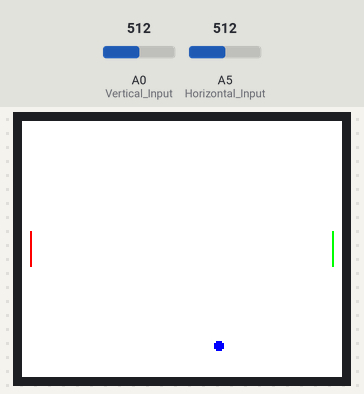
Bench run of a sketch on a simulated Arduino Uno, built with avr-gcc and run on an emulated ATmega328P. Shown: 160×128 colour display. The inputs (shaded band) are chosen by the test bench; at power-on: A0 (Vertical_Input) = 512, A5 (Horizontal_Input) = 512.

Above: at 1.2 s.
1.3 s: A0 (Vertical_Input) set to 528
At 2.9 s:
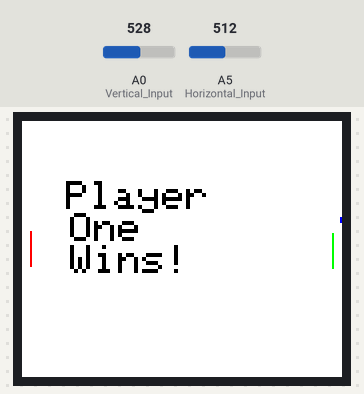
At 12.2 s:
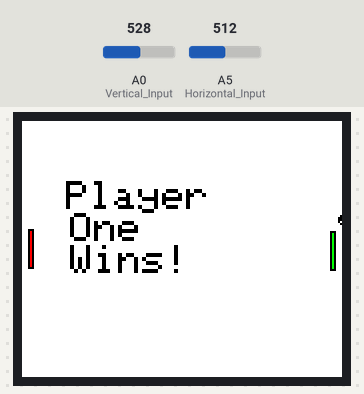
Timing chart, 0 to 13.3 s (numbered marks = the images above; inputs shaded):
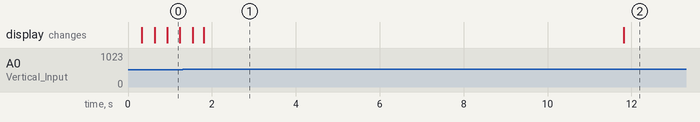

The sketch:

_5Pong.ino
```cpp
// These two files contain everything the arduino needs to talk to the screen.
#include <SPI.h>
#include <TFT.h>

// These are the pins each of the knobs connect to
#define Horizontal_Input A5
#define Vertical_Input A0

// create an instance of the screen
TFT screen = TFT(7, 0, 1);

// How big the paddels will be:
int bat_size = 20;
// here is where we will store the position of the players
int p1_pos = 0;
int p2_pos = 0;
// Store their previous positions too. You'll see why in a second...
int old_p1_pos = 0;
int old_p2_pos = 0;
// Store the position of the ball
int ball_x = screen.height()/4;
int ball_y = screen.width()/2;
int old_ball_x = screen.height()/2;
int old_ball_y = screen.width()/2;

int ball_speed_x = 1;
int ball_speed_y = 1;


void setup() {
  screen.begin();
  screen.background(255,255,255);
  screen.setTextSize(2);
}

void loop() {
  // First, lets update and draw where the player paddles are
  // Can you remember what these lines did from the last example?
  p1_pos = analogRead(Horizontal_Input);
  p2_pos = analogRead(Vertical_Input);
  // Why do we subtract 20 from the screen height?
  p1_pos = map(p1_pos, 0, 1023, 0, screen.height()-20);
  p2_pos = map(p2_pos, 0, 1023, 0, screen.height()-20);

  // Now lets draw the paddles.
  if(p1_pos != old_p1_pos || p2_pos != old_p2_pos)
  {
    screen.fill(255,255,255);
    screen.rect(3, old_p1_pos, 3, bat_size); // Player 1
    screen.rect(154, old_p2_pos, 3, bat_size); // Player 1
  }

  // Draw the player paddles
  screen.fill(255,0,0); // Player 1 paddle colour.
  screen.rect(3, p1_pos, 3, bat_size); // Player 1
  screen.fill(0,255,0); // Player 2 paddle colour.
  screen.rect(154, p2_pos, 3, bat_size); // Player 2

  // Draw the ball!
  screen.fill(255,255,255);
  screen.circle(old_ball_x,old_ball_y,3); // erase the old ball
  screen.fill(0,0,255);
  screen.circle(ball_x,ball_y,3); // draw the new one!

  // Now we need to deal with moving the ball and making sure that is
  // bounces off the edges properly!
  if(ball_y > screen.height() || ball_y < 0)
  {
    ball_speed_y = -ball_speed_y;
  }

  // check if the ball has gone off the end of the screen
  if(ball_x > screen.width())
  {
    screen.stroke(0,0,0);
    screen.text(" Player\n  One\n  Wins!",10,30);
    delay(10000);
  }
  else if (ball_x < 0)
  {
    screen.stroke(0,0,0);
    screen.text(" Player\n  Two\n  Wins!",10,30);
    delay(10000);
  }
  else
  {
    // Has it hit player one's bat?
    if(ball_x < 4 && ball_y < p1_pos + bat_size && ball_y > p1_pos)
    {
        ball_speed_x = -ball_speed_x;
    }
    // Has it hit player two's bat?
    else if(ball_x > screen.width()-6 && ball_y < p2_pos + bat_size && ball_y > p2_pos)
    {
        ball_speed_x = -ball_speed_x;
    }
  }

  // Update the old positions
  old_p1_pos = p1_pos;
  old_p2_pos = p2_pos;
  old_ball_x = ball_x;
  old_ball_y = ball_y;
  ball_x = ball_x + ball_speed_x;
  ball_y = ball_y + ball_speed_y;

  delay(10);
}
```

Measured:
- the behaviour switches between 520 and 521 on A0 (Vertical_Input) (found by bisection; images 0 and 1)
- what the display in image 1 shows lasts 10.0 s, from 1.8 s to 11.8 s
